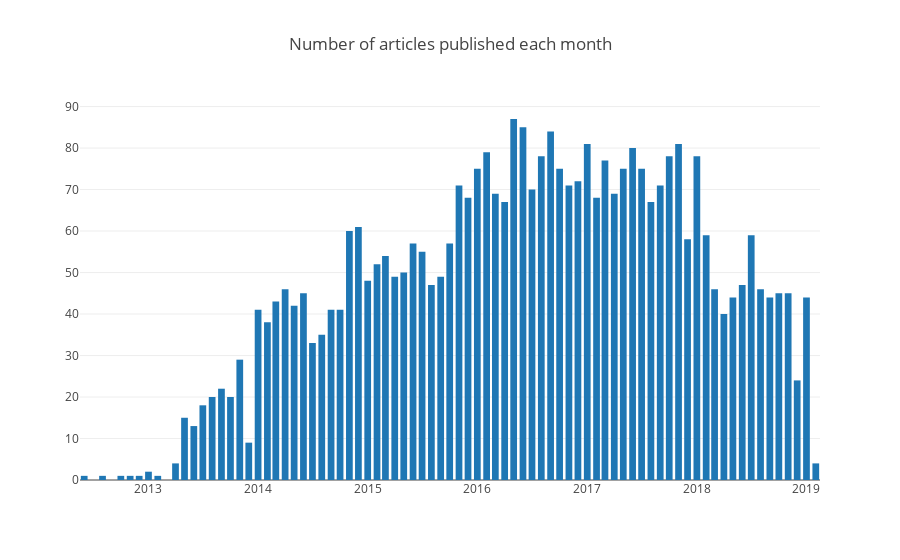

This figure's notebook cell:
### Code cell
plotData = dDocs.groupby("published_period")
plotData = plotData.count().reset_index()

p = [go.Bar(x=plotData["published_period"], y=plotData["published"])]
l = go.Layout(title = "Number of articles published each month")
plotly.offline.iplot({"data": p, "layout":l})

### Figure 1 — Plotly figure (JSON) as saved in the notebook; plotly's stock layout.template omitted (floating-point values rounded to 4 significant figures)
{"data": [{"type": "bar", "uid": "014850ac-ef31-4316-b777-c0ef59c236e3", "x": ["2012-06", "2012-08", "2012-10", "2012-11", "2012-12", "2013-01", "2013-02", "2013-04", "2013-05", "2013-06", "2013-07", "2013-08", "2013-09", "2013-10", "2013-11", "2013-12", "2014-01", "2014-02", "2014-03", "2014-04", "2014-05", "2014-06", "2014-07", "2014-08", "2014-09", "2014-10", "2014-11", "2014-12", "2015-01", "2015-02", "2015-03", "2015-04", "2015-05", "2015-06", "2015-07", "2015-08", "2015-09", "2015-10", "2015-11", "2015-12", "2016-01", "2016-02", "2016-03", "2016-04", "2016-05", "2016-06", "2016-07", "2016-08", "2016-09", "2016-10", "2016-11", "2016-12", "2017-01", "2017-02", "2017-03", "2017-04", "2017-05", "2017-06", "2017-07", "2017-08", "2017-09", "2017-10", "2017-11", "2017-12", "2018-01", "2018-02", "2018-03", "2018-04", "2018-05", "2018-06", "2018-07", "2018-08", "2018-09", "2018-10", "2018-11", "2018-12", "2019-01", "2019-02"], "y": [1, 1, 1, 1, 1, 2, 1, 4, 15, 13, 18, 20, 22, 20, 29, 9, 41, 38, 43, 46, 42, 45, 33, 35, 41, 41, 60, 61, 48, 52, 54, 49, 50, 57, 55, 47, 49, 57, 71, 68, 75, 79, 69, 67, 87, 85, 70, 78, 84, 75, 71, 72, 81, 68, 77, 69, 75, 80, 75, 67, 71, 78, 81, 58, 78, 59, 46, 40, 44, 47, 59, 46, 44, 45, 45, 24, 44, 4]}], "layout": {"autosize": true, "title": {"text": "Number of articles published each month"}, "xaxis": {"autorange": true, "range": ["2012-05-18", "2019-02-15"], "type": "date"}, "yaxis": {"autorange": true, "range": [0, 91.58], "type": "linear"}}}
